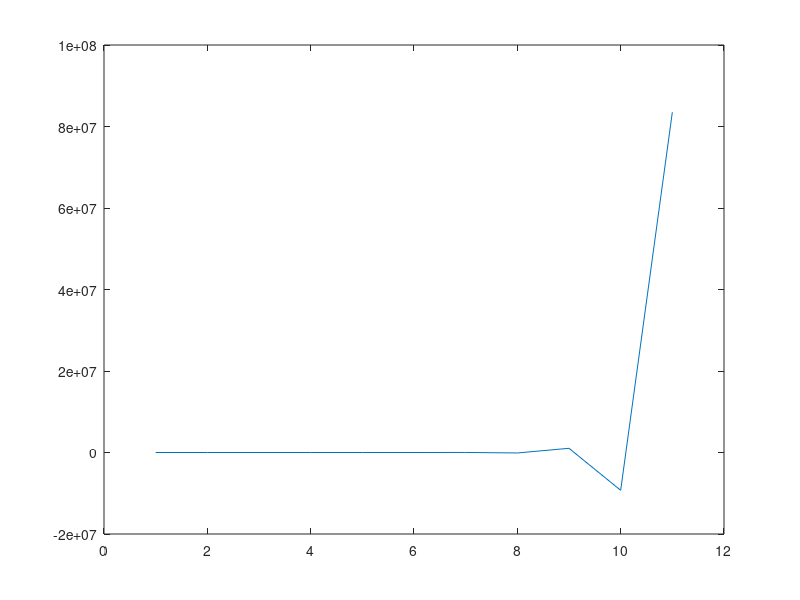

MATLAB code to generate this figure:
 %% Problem 4
 clc; clear all; clf;
 sigma = 1;
 
 %% Question 1
 N = 10; a1 = 0;
 
 
 
%%

 a2 = 10;
 NormR2 = normrnd(0,1,10,10);
 
 X2 = NaN(11,10);
 X2(1,:) = 0;
 Xt2 = NaN(11,1);
 Xt2(1) = sum(X2(1,:))/N;
 
 for i = 2:11
     for j = 1:10
         X2(i,j) = X2(i-1,j)+a2*(Xt2(i-1,1)-X2(i-1,j))*1+sigma*NormR2(i-1,j);
     end
     Xt2(i,1) = sum(X2(i,:))/N;
 end
 
 plot(X2(:,1));
 
 